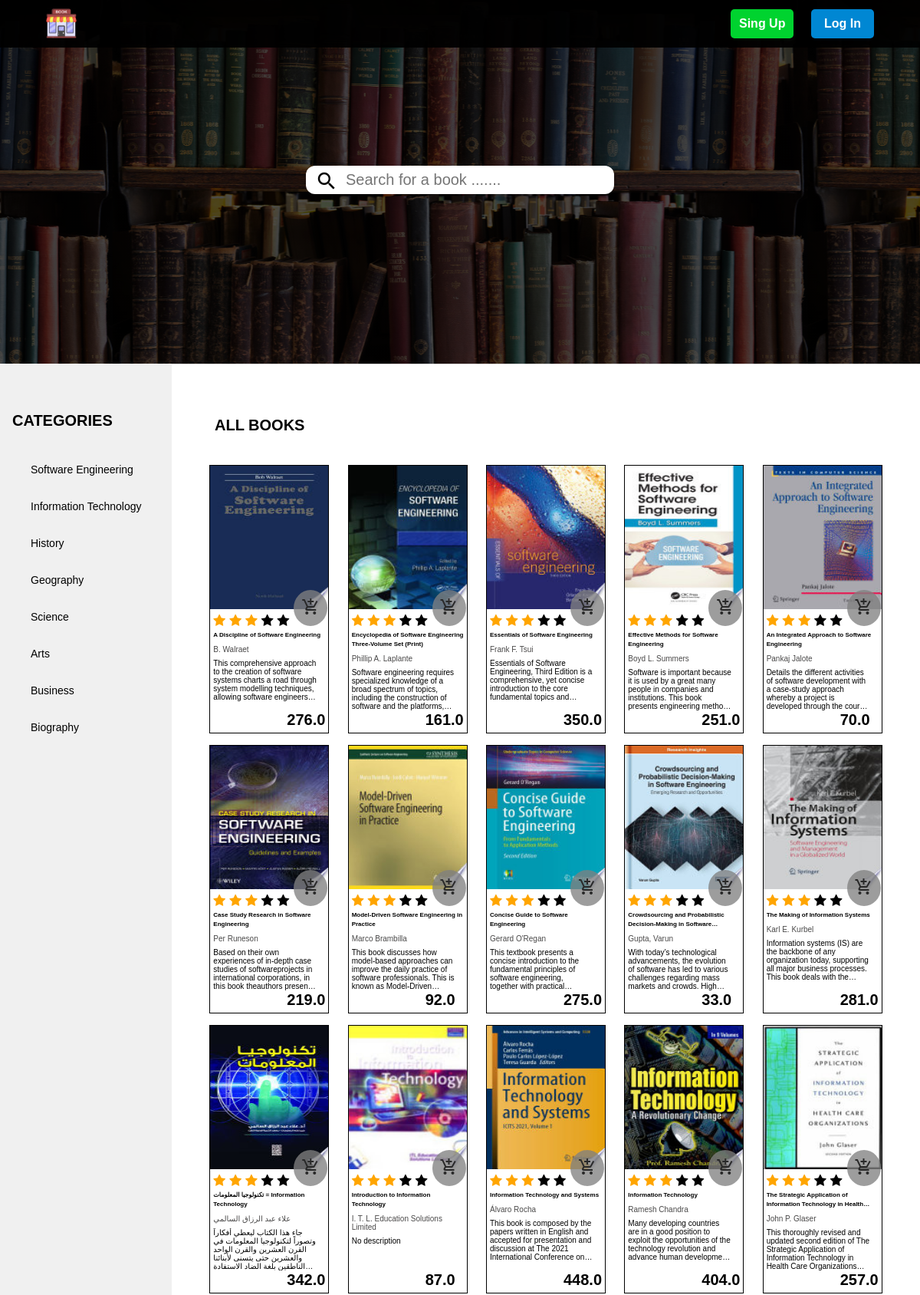
The page /library (upper part) on the database its author committed.
### tables this page shows
CREATE TABLE Category(
	category_id INTEGER PRIMARY KEY AUTOINCREMENT,
  	title TEXT NOT NULL
);

CREATE TABLE Book(
	book_id INTEGER PRIMARY KEY AUTOINCREMENT,
  	title TEXT NOT NULL,
  	author TEXT,
  	image TEXT,
  	price REAL NOT NULL,
  	subscript TEXT,
  	quantity INTEGER NOT NULL,
  	state INTEGER NOT NULL DEFAULT 0,
  	writer_id INTEGER,
  	category_id INTEGER,
  	FOREIGN KEY (writer_id) REFERENCES User(user_id),
  	FOREIGN KEY (category_id) REFERENCES Category(category_id)
);

### app.py (the view, shortened to what this page needs)
@app.route("/library", methods=["GET", "POST"])
@app.route("/library/<category_id>", methods=["GET", "POST"])
def library(category_id=None):
    if request.method == "GET":
        con = sqlite3.connect("Books.db")
        db = con.cursor()
        db.execute("SELECT * FROM Category;")
        columns = [column[0] for column in db.description]
        categories = [dict(zip(columns, row)) for row in db.fetchall()]
        if category_id == None:
            db.execute("SELECT * FROM Book WHERE state=?", (1,))
            columns = [column[0] for column in db.description]
            books = [dict(zip(columns, row)) for row in db.fetchall()]
            con.commit()
            db.close()
            con.close()
            return render_template(
                "library.html", books=books, categories=categories, search="All Books"
            )

### app.py (called while the page is built)
@app.after_request
def after_request(response):
    response.headers["Cache-Control"] = "no-cache, no-store, must-revalidate"
    response.headers["Expires"] = 0
    response.headers["Pragma"] = "no-cache"
    return response

### templates/library.html (shortened to what this page needs)
<!DOCTYPE html>
<html lang="en">
<head>
  <link rel="stylesheet" href="https://cdnjs.cloudflare.com/ajax/libs/font-awesome/4.7.0/css/font-awesome.min.css" />
  <link rel="stylesheet" href="../static/library.css" />
  <link rel="stylesheet" href="../static/error.css" />
</head>
<body>
  <header>
    <nav>
      <a href="{{url_for('home')}}"><img src="../static/images/logo.svg" alt="Logo" /></a>
      <div class="sing-log">
        {% if session['user_id'] %}
        <ul class="nav-info">
          <li>
            <a href="{{url_for('profile')}}">
              <img src="../static/images/user_1.png" alt="Profile" />
            </a>
          </li>
          <li>
            <a href="{{url_for('cart')}}">
              <img src="../static/images/shopping_cart_1.png" alt="Store" />
            </a>
          </li>
          <li>
            <a href="{{url_for('logout')}}">
              <img src="../static/images/logout_39px.png" alt="logout" />
            </a>
          </li>
        </ul>
        {% else %}
        <button onclick="redirectToLink('/signup')" class="sing">Sing Up</button>
        <button onclick="redirectToLink('/signup')" class="log">Log In</button>
        {% endif %}
      </div>
    </nav>
    <div class="search">
      <form action="{{url_for('library')}}" method="post">
        <button><i class="material-icons">search</i></button>
        <input type="search" name="search" placeholder="Search for a book ......." />
      </form>
    </div>
  </header>
  <div class="container">
    <aside>
      <nav>
        <p>Categories</p>
        {% for category in categories %}
        <a href="{{url_for('library', category_id=category['category_id'])}}" class="nav-link">
          <span>{{category['title']}}</span>
        </a>
        {% endfor %}
      </nav>
    </aside>
    <main>
      <h1>{{ search }}</h1>
      <div class="books-container">
        {% for book in books %}
        <div data-id="{{book['book_id']}}" class="book goToBook">
          <form class="add-to-cart">
            <button>
              <i class="material-icons">add_shopping_cart</i>
            </button>
          </form>
          <div class="img-book">
            <img src="{{ '../' + book['image'] }}" alt="" />
          </div>
          <div class="stars">
            <i class="fa fa-star checked"></i>
            <i class="fa fa-star checked"></i>
            <i class="fa fa-star checked"></i>
            <i class="fa fa-star"></i>
            <i class="fa fa-star"></i>
          </div>
          <div class="book-details">
            <div class="title">
              <a href="" class="book-title">
                {{ book['title'] }}
              </a>
            </div>
            <div class="title">
              <a href="" class="book-creator"> {{ book['author'] }} </a>
            </div>
            <div class="title">
              <p class="explain">
                {{ book['subscript'] }}
              </p>
            </div>
            <div class="price">
              <span>{{ book['price'] }}</span>
            </div>
          </div>
        </div>
        {% endfor %}
      </div>
    </main>
  </div>
</body>
</html>

### static/library.css (style rules this page uses)
* { margin: 0; padding: 0; box-sizing: border-box; font-family: sans-serif; }
html { font-size: 10px; }
header { height: 474px; width: 100%; background-image: radial-gradient(rgba(0, 0, 0, 0.699) 100%, transparent), url(images/hero-img.png); background-position: center; }
header nav { width: 100%; background-color: rgba(0, 0, 0, 0.95); padding: 10px 60px; display: flex; justify-content: space-between; align-items: center; }
header nav img { cursor: pointer; }
.sing, .log { width: 82px; border: none; color: white; margin-left: 20px; padding: 10px; border-radius: 5px; cursor: pointer; font-size: 1.6rem; font-weight: 700; }
.sing { background-color: #00d32f; }
.log { background-color: #0087d3; }
.search { height: calc(100% - 130px); display: flex; justify-content: center; align-items: center; }
form { width: 100%; display: flex; justify-content: center; align-items: center; }
.search input { width: 30%; height: 37px; padding: 10px; font-size: 2rem; border: none; border-radius: 0 12px 12px 0; border-left: none; outline: none; }
.search button { height: 37px; font-size: 1.6rem; border-radius: 12px 0 0 12px; border: none; background-color: white; padding-left: 12px; padding-top: 5px; cursor: pointer; }
.search button i { font-size: 3rem; font-weight: 500; }
.container { display: flex; background-color: white; }
aside { width: 280px; overflow-y: auto; background-color: #f0f0f0; padding-top: 40px; }
.container nav { display: flex; flex-direction: column; margin: 15px 0; padding-right: 15px; }
.nav-link { display: flex; align-items: center; padding: 10px 16px; text-decoration: none; }
.nav-link span { margin-left: 24px; font-size: 1.4rem; line-height: 2em; font-weight: 400; color: #000000; }
.container nav p { font-size: 2rem; color: black; font-weight: 700; padding: 8px 16px; text-transform: uppercase; margin-bottom: 20px; }
main { width: 100%; padding: 60px 40px; border-top: 1px solid #ddd; }
main h1 { font-size: 2rem; color: black; font-weight: 700; padding: 8px 16px; margin-bottom: 32px; text-transform: uppercase; }
.books-container { display: flex; flex-flow: row wrap; justify-content: space-evenly; gap: 15px; }
.book { position: relative; height: 350px; width: 156px; cursor: pointer; border: 1px solid black; overflow: hidden; }
.book .add-to-cart { position: absolute; top: 45%; right: -35%; color: white; border: none; border-radius: 0 0 0 12px; padding: 0.5rem; cursor: pointer; font-size: 1.5rem; font-weight: 700; }
.book .add-to-cart button { background: none; border: none; cursor: pointer; font-size: 1.2rem; font-weight: 700; background-color: rgba(128, 128, 128, 0.774); padding: 1rem; border-radius: 100%; color: rgb(41, 41, 41); }
.img-book { width: 100%; height: 187px; }
.img-book img { width: 100%; height: 100%; }
.book-details { padding: 12px 4px; }
.title { margin-bottom: 7px; }
.title .book-title { font-size: 8px; font-weight: 500; line-height: 9.68px; color: #000000; display: -webkit-box; -webkit-line-clamp: 2; -webkit-box-orient: vertical; text-overflow: ellipsis; overflow: hidden; }
.title .book-creator { text-decoration: none; color: #4a4949; font-weight: 500; font-size: 6px; line-height: 7.26px; }
.explain { color: black; width: 135px; padding: -1px; display: -webkit-box; -webkit-box-orient: vertical; -webkit-line-clamp: 4; overflow: hidden; text-overflow: ellipsis; position: absolute; }
.price { position:absolute; left: 100px; top: 325px; }
.price span { font-weight: 600; font-size: 20px; line-height: 12.1px; }
.checked { color: orange; }
.stars { height: 20px; margin-top: 4px; padding-left: 4px; display: flex; justify-content: flex-start; align-items: center; gap: 5px; }
.fa { font-size: 17px; }
.book-details { padding: 0.4rem; }
.title .book-title { text-decoration: none; color: black; font-weight: 700; line-height: 12.1px; }
.title .book-creator { text-decoration: none; color: #4a4949; font-weight: 500; font-size: 1rem; }
.explain { font-size: 1rem; font-weight: 500; color: #000000; display: -webkit-box; -webkit-line-clamp: 5; -webkit-box-orient: vertical; }
.price { display: flex; justify-content: end; }

### rows shown on the page
Category: title "Software Engineering"
Category: title "Information Technology"
Category: title "History"
Category: title "Geography"
Category: title "Science"
Category: title "Arts"
Category: title "Business"
Category: title "Biography"
Book: shows a picture, title "A Discipline of Software Engineering", author "B. Walraet", subscript "This comprehensive approach to the creation of software systems charts a road through system modelling techniques, allowing software engineers…", price "276.0"
Book: shows a picture, title "Encyclopedia of Software Engineering Three-Volume Set (Print)", author "Phillip A. Laplante", subscript "Software engineering requires specialized knowledge of a broad spectrum of topics, including the construction of software and the…", price "161.0"
Book: shows a picture, title "Essentials of Software Engineering", author "Frank F. Tsui", subscript "Essentials of Software Engineering, Third Edition is a comprehensive, yet concise introduction to the core fundamental topics…", price "350.0"
Book: shows a picture, title "Effective Methods for Software Engineering", author "Boyd L. Summers", subscript "Software is important because it is used by a great many people in companies and institutions. This book presents engineering…", price "251.0"
Book: shows a picture, title "An Integrated Approach to Software Engineering", author "Pankaj Jalote", subscript "Details the different activities of software development with a case-study approach whereby a project is developed through the…", price "70.0"
Book: shows a picture, title "Case Study Research in Software Engineering", author "Per Runeson", subscript "Based on their own experiences of in-depth case studies of softwareprojects in international corporations, in this book theauthors…", price "219.0"
Book: shows a picture, title "Model-Driven Software Engineering in Practice", author "Marco Brambilla", subscript "This book discusses how model-based approaches can improve the daily practice of software professionals. This is known as…", price "92.0"
Book: shows a picture, title "Concise Guide to Software Engineering", author "Gerard O'Regan", subscript "This textbook presents a concise introduction to the fundamental principles of software engineering, together with…", price "275.0"
Book: shows a picture, title "Crowdsourcing and Probabilistic Decision-Making in…", author "Gupta, Varun", subscript "With today’s technological advancements, the evolution of software has led to various challenges regarding mass markets and crowds.…", price "33.0"
Book: shows a picture, title "The Making of Information Systems", author "Karl E. Kurbel", subscript "Information systems (IS) are the backbone of any organization today, supporting all major business processes. This book deals with…", price "281.0"
Book: shows a picture, title "تكنولوجيا المعلومات = Information Technology", author "علاء عبد الرزاق السالمي", subscript "جاء هذا الكتاب ليعطي أفكاراً وتصوراً لتكنولوجيا المعلومات في القرن العشرين والقرن الواحد والعشرين حتى يتسنى لأبنائنا الناطقين بلغة الضاد…", price "342.0"
Book: shows a picture, title "Introduction to Information Technology", author "I. T. L. Education Solutions Limited", subscript "No description", price "87.0"
Book: shows a picture, title "Information Technology and Systems", author "Álvaro Rocha", subscript "This book is composed by the papers written in English and accepted for presentation and discussion at The 2021 International Conference…", price "448.0"
Book: shows a picture, title "Information Technology", author "Ramesh Chandra", subscript "Many developing countries are in a good position to exploit the opportunities of the technology revolution and advance human…", price "404.0"
Book: shows a picture, title "The Strategic Application of Information Technology in…", author "John P. Glaser", subscript "This thoroughly revised and updated second edition of The Strategic Application of Information Technology in Health Care…", price "257.0"

### other values the page prints
{{ search }} "ALL BOOKS"
